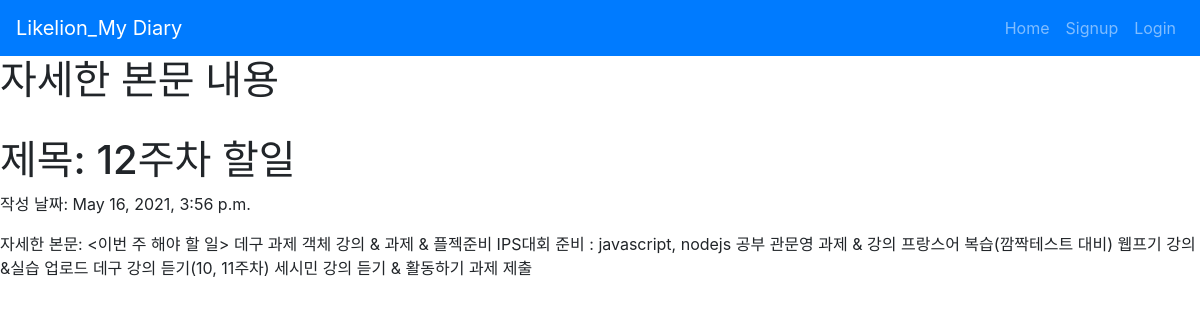
The app's page /diary/2 with its own data.
### diaryApp/models.py (models this page shows, shortened)
class Diary(models.Model):
    title = models.CharField(max_length=200)
    pub_date = models.DateTimeField('data published')
    body = models.TextField()

### diaryApp/views.py (the view)
# urls.py: path('diary/<int:diary_id>', diaryApp.views.detail, name="detail"),
def detail(request, diary_id):
    diary_detail = get_object_or_404(Diary, pk = diary_id)
    return render(request, 'detail.html', {'diary' : diary_detail})

### diaryApp/templates/detail.html (shortened to what this page needs)
{% extends 'base.html' %}
{% block content %}
<h1>자세한 본문 내용</h1>
<h1>제목: {{diary.title}}</h1>
<p>작성 날짜: {{diary.pub_date}}</p>
<p>자세한 본문: {{diary.body}}</p>
{% endblock %}

### records on screen
Diary: title "12주차 할일", pub_date "May 16, 2021, 3:56 p.m.", body "<이번 주 해야 할 일> 데구 과제 객체 강의 & 과제 & 플젝준비 IPS대회 준비 : javascript, nodejs 공부 관문영 과제 & 강의 프랑스어 복습(깜짝테스트 대비) 웹프기 강의&실습 업로드 데구 강의 듣기(10, 11주차) 세시민 강의 듣기 & 활동하기 과제 제출"
